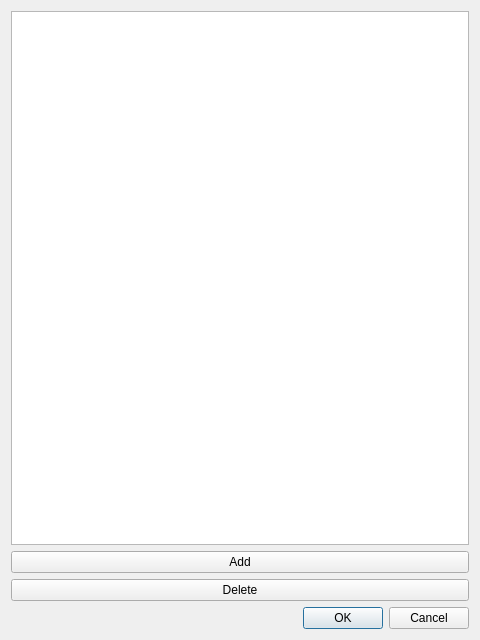
<?xml version="1.0" encoding="UTF-8"?>
<ui version="4.0">
 <class>Dialog</class>
 <widget class="QDialog" name="Dialog">
  <property name="geometry">
   <rect>
    <x>0</x>
    <y>0</y>
    <width>480</width>
    <height>640</height>
   </rect>
  </property>
  <property name="windowTitle">
   <string>Polynomial Editor</string>
  </property>
  <layout class="QVBoxLayout" name="verticalLayout">
   <item>
    <widget class="QTableWidget" name="tableWidget"/>
   </item>
   <item>
    <widget class="QPushButton" name="pushButton_2">
     <property name="text">
      <string>Add</string>
     </property>
    </widget>
   </item>
   <item>
    <widget class="QPushButton" name="pushButton">
     <property name="text">
      <string>Delete</string>
     </property>
    </widget>
   </item>
   <item>
    <widget class="QDialogButtonBox" name="buttonBox">
     <property name="orientation">
      <enum>Qt::Horizontal</enum>
     </property>
     <property name="standardButtons">
      <set>QDialogButtonBox::Cancel|QDialogButtonBox::Ok</set>
     </property>
    </widget>
   </item>
  </layout>
 </widget>
 <resources/>
 <connections>
  <connection>
   <sender>buttonBox</sender>
   <signal>accepted()</signal>
   <receiver>Dialog</receiver>
   <slot>accept()</slot>
   <hints>
    <hint type="sourcelabel">
     <x>248</x>
     <y>254</y>
    </hint>
    <hint type="destinationlabel">
     <x>157</x>
     <y>274</y>
    </hint>
   </hints>
  </connection>
  <connection>
   <sender>buttonBox</sender>
   <signal>rejected()</signal>
   <receiver>Dialog</receiver>
   <slot>reject()</slot>
   <hints>
    <hint type="sourcelabel">
     <x>316</x>
     <y>260</y>
    </hint>
    <hint type="destinationlabel">
     <x>286</x>
     <y>274</y>
    </hint>
   </hints>
  </connection>
 </connections>
</ui>
